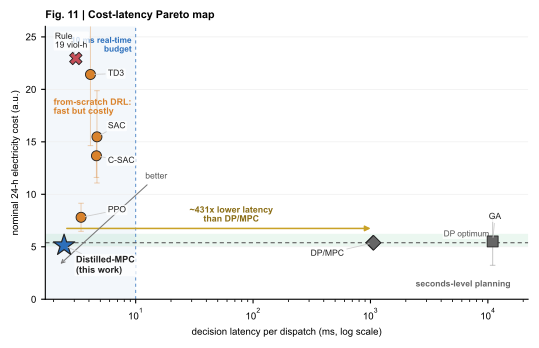

Source code (Python):
"""Nature-style Figure 11: cost-latency trade-off for gun-barrel dispatch.

Python/matplotlib backend. Reads saved experiment CSVs only; no retraining.
Outputs editable SVG/PDF plus PNG/TIFF previews.
"""
from __future__ import annotations

import csv
import collections
import os

import matplotlib as mpl
import matplotlib.pyplot as plt
import numpy as np

HERE = os.path.dirname(os.path.abspath(__file__))
ROOT = os.path.dirname(HERE)
RAW = os.path.join(ROOT, "raw_data", "gunbarrel")

mpl.rcParams.update({
    "font.family": "sans-serif",
    "font.sans-serif": ["Arial", "Helvetica", "DejaVu Sans", "sans-serif"],
    "svg.fonttype": "none",
    "pdf.fonttype": 42,
    "font.size": 7,
    "axes.spines.right": False,
    "axes.spines.top": False,
    "axes.linewidth": 0.8,
    "xtick.major.width": 0.8,
    "ytick.major.width": 0.8,
    "xtick.major.size": 3,
    "ytick.major.size": 3,
})

BLUE = "#2c6fbb"
ORANGE = "#d9822b"
GREY = "#666666"
LIGHT_GREY = "#cfcfcf"
RED = "#c44e58"
GREEN = "#3aaa64"
GOLD = "#c9a227"
BLACK = "#222222"

METHOD_ORDER = [
    "Distilled-MPC", "PPO", "Constrained-SAC", "SAC", "TD3", "Rule",
    "DP-oracle", "MPC", "GA",
]

STYLE = {
    "Distilled-MPC": dict(color=BLUE, marker="*", size=260, z=6),
    "PPO": dict(color=ORANGE, marker="o", size=52, z=4),
    "Constrained-SAC": dict(color=ORANGE, marker="o", size=52, z=4),
    "SAC": dict(color=ORANGE, marker="o", size=52, z=4),
    "TD3": dict(color=ORANGE, marker="o", size=52, z=4),
    "Rule": dict(color=RED, marker="X", size=80, z=5),
    "DP-oracle": dict(color=GREY, marker="D", size=56, z=4),
    "MPC": dict(color=GREY, marker="D", size=56, z=4),
    "GA": dict(color=GREY, marker="s", size=62, z=4),
}

LABELS = {
    "Distilled-MPC": "Distilled-MPC\n(this work)",
    "PPO": "PPO",
    "Constrained-SAC": "C-SAC",
    "SAC": "SAC",
    "TD3": "TD3",
    "Rule": "Rule\n19 viol-h",
    "DP-oracle": "DP/MPC",
    "GA": "GA",
}

# Manual label positions in data coordinates. MPC is deliberately not labelled;
# it is coincident with DP-oracle and explained by the DP/MPC label.
LABEL_POS = {
    "Distilled-MPC": (3.1, 3.25, "left"),
    "PPO": (5.8, 8.5, "left"),
    "Constrained-SAC": (5.8, 13.2, "left"),
    "SAC": (5.8, 16.5, "left"),
    "TD3": (5.8, 21.5, "left"),
    "Rule": (2.05, 24.6, "left"),
    "DP-oracle": (430, 4.35, "center"),
    "GA": (11500, 7.85, "center"),
}


def read_summary() -> dict[str, dict[str, str]]:
    with open(os.path.join(RAW, "results_summary.csv"), newline="") as f:
        return {r["method"]: r for r in csv.DictReader(f)}


def read_latency_ms() -> dict[str, float]:
    times = collections.defaultdict(list)
    with open(os.path.join(RAW, "results_raw.csv"), newline="") as f:
        for r in csv.DictReader(f):
            if r["kind"] == "nominal":
                times[r["method"]].append(1000.0 * float(r["time"]))
    return {m: float(np.mean(v)) for m, v in times.items()}


def save(fig: plt.Figure, stem: str = "fig11_nature", dpi: int = 600) -> None:
    for ext in ("svg", "pdf", "png"):
        fig.savefig(os.path.join(HERE, f"{stem}.{ext}"), bbox_inches="tight", facecolor="white")
    fig.savefig(os.path.join(HERE, f"{stem}.tiff"), dpi=dpi, bbox_inches="tight", facecolor="white")


def main() -> None:
    summary = read_summary()
    latency = read_latency_ms()

    dp_cost = float(summary["DP-oracle"]["nominal_cost_mean"])
    mpc_latency = 0.5 * (latency["DP-oracle"] + latency["MPC"])
    speedup = mpc_latency / latency["Distilled-MPC"]

    fig, ax = plt.subplots(figsize=(6.25, 3.55))
    ax.set_xscale("log")
    ax.set_xlim(1.7, 22000)
    ax.set_ylim(0, 26)

    # Reading aids: deployment region and near-optimal cost band.
    ax.axvspan(1.7, 10, color=BLUE, alpha=0.055, lw=0, zorder=0)
    ax.axvline(10, color=BLUE, lw=0.75, ls=(0, (3, 3)), alpha=0.75, zorder=1)
    ax.text(9.25, 25.0, "10 ms real-time\nbudget", color=BLUE, fontsize=6,
            ha="right", va="top", fontweight="bold")

    ax.axhspan(dp_cost - 0.35, dp_cost + 0.85, color=GREEN, alpha=0.10, lw=0, zorder=0)
    ax.axhline(dp_cost, color="#555555", lw=0.75, ls=(0, (4, 3)), zorder=1)
    ax.text(4200, dp_cost + 0.45, "DP optimum", color="#555555", fontsize=6,
            ha="left", va="bottom", bbox=dict(boxstyle="round,pad=0.12", fc="white", ec="none", alpha=0.75))

    # Family labels tell the story without a bulky legend.
    ax.text(6200, 1.05, "seconds-level planning", color=GREY, fontsize=6.2,
            ha="center", va="bottom", fontweight="bold")
    ax.text(2.0, 18.3, "from-scratch DRL:\nfast but costly", color=ORANGE,
            fontsize=6.4, ha="left", va="center", fontweight="bold")

    # Plot points with light uncertainty for stochastic methods.
    for method in METHOD_ORDER:
        if method not in summary or method not in latency:
            continue
        x = latency[method]
        y = float(summary[method]["nominal_cost_mean"])
        sd = float(summary[method]["nominal_cost_std"])
        style = STYLE[method]
        if sd > 0:
            ax.errorbar(x, y, yerr=sd, color=style["color"], alpha=0.35,
                        lw=0.75, capsize=2.0, capthick=0.75, zorder=style["z"] - 1)
        ax.scatter(x, y, s=style["size"], c=style["color"], marker=style["marker"],
                   edgecolor=BLACK, linewidth=0.65 if style["marker"] != "*" else 0.85,
                   zorder=style["z"])

    # Leader-line labels. Skip MPC because it overlaps DP-oracle by design.
    for method, (tx, ty, ha) in LABEL_POS.items():
        x = latency[method]
        y = float(summary[method]["nominal_cost_mean"])
        ax.annotate(
            LABELS[method], xy=(x, y), xytext=(tx, ty), ha=ha, va="center",
            fontsize=6.2 if method != "Distilled-MPC" else 6.6,
            fontweight="bold" if method == "Distilled-MPC" else "normal",
            color=BLACK,
            bbox=dict(boxstyle="round,pad=0.15", fc="white", ec="none", alpha=0.78),
            arrowprops=dict(arrowstyle="-", color=LIGHT_GREY, lw=0.65,
                            shrinkA=1.0, shrinkB=3.0),
            zorder=8,
        )

    # Explicit speedup comparison: same cost class, much lower latency.
    ax.annotate("", xy=(latency["Distilled-MPC"], 6.75), xytext=(mpc_latency, 6.75),
                arrowprops=dict(arrowstyle="<|-", color=GOLD, lw=1.1, mutation_scale=8),
                zorder=3)
    ax.text(65, 7.25, f"~{speedup:.0f}x lower latency\nthan DP/MPC",
            color="#8a6d15", fontsize=6.4, ha="center", va="bottom", fontweight="bold")

    # Direction-of-improvement cue.
    ax.annotate("better", xy=(2.2, 3.2), xytext=(15, 11.5),
                color="#555555", fontsize=6.2, ha="center",
                arrowprops=dict(arrowstyle="->", lw=0.75, color="#777777"))

    ax.set_xlabel("decision latency per dispatch (ms, log scale)")
    ax.set_ylabel("nominal 24-h electricity cost (a.u.)")
    ax.set_title("Fig. 11 | Cost-latency Pareto map",
                 loc="left", fontsize=7.8, fontweight="bold", pad=6)

    # Keep grid subtle; Nature-style figures should not feel like dashboards.
    ax.grid(axis="y", color="#eeeeee", lw=0.55, zorder=0)
    ax.set_axisbelow(True)
    save(fig)


if __name__ == "__main__":
    main()
